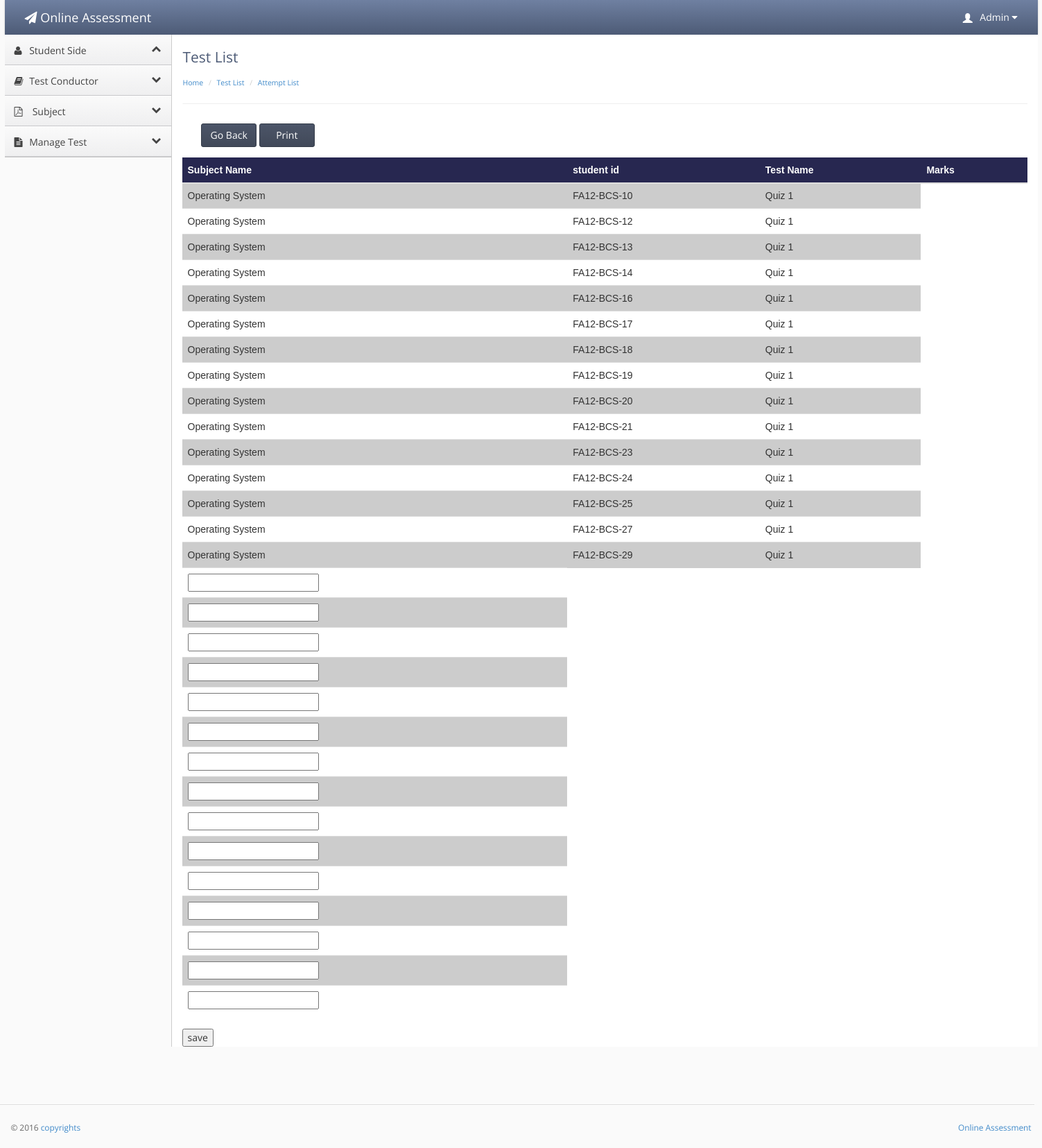
Screenshot of /OAS/result.php?id=111 (signed in) with the database file from the repository.
### tables this page shows
CREATE TABLE IF NOT EXISTS `teacher_conductor` (
  `teacher_id` int(20) NOT NULL AUTO_INCREMENT,
  `user` varchar(20) NOT NULL,
  `f_name` varchar(20) NOT NULL,
  `l_name` varchar(30) NOT NULL,
  `password` varchar(20) NOT NULL,
  `email` varchar(40) NOT NULL,
  `contact` varchar(17) NOT NULL,
  `address` varchar(40) NOT NULL,
  `city` varchar(20) NOT NULL,
  `code` int(10) NOT NULL,
  `subject_id` int(20) unsigned DEFAULT NULL,
  `account` enum('Admin','teacher') NOT NULL DEFAULT 'teacher',
  PRIMARY KEY (`teacher_id`),
  UNIQUE KEY `subject_id_2` (`subject_id`),
  KEY `subject_id` (`subject_id`)
);

CREATE TABLE IF NOT EXISTS `student_question` (
  `student_id` int(10) NOT NULL,
  `question_id` int(10) NOT NULL,
  `t_code` int(10) NOT NULL,
  `s_answer` varchar(50000) NOT NULL,
  `answer` enum('answered','unanswered','review') NOT NULL DEFAULT 'answered',
  PRIMARY KEY (`student_id`,`question_id`,`t_code`),
  KEY `student_id` (`student_id`),
  KEY `t_code` (`t_code`),
  KEY `question_id` (`question_id`)
);

CREATE TABLE IF NOT EXISTS `subject` (
  `subject_id` int(10) unsigned NOT NULL AUTO_INCREMENT,
  `name` varchar(100) NOT NULL,
  `description` varchar(100) NOT NULL,
  PRIMARY KEY (`subject_id`)
);

CREATE TABLE IF NOT EXISTS `student` (
  `student_id` int(20) NOT NULL AUTO_INCREMENT,
  `user` varchar(20) NOT NULL,
  `f_name` varchar(20) NOT NULL,
  `l_name` varchar(20) NOT NULL,
  `password` varchar(20) NOT NULL,
  `email` varchar(30) NOT NULL,
  `contact` varchar(20) NOT NULL,
  `address` varchar(50) NOT NULL,
  `city` varchar(20) NOT NULL,
  `code` varchar(20) NOT NULL,
  `image` varchar(1000) DEFAULT NULL,
  PRIMARY KEY (`student_id`),
  UNIQUE KEY `code` (`code`),
  KEY `user` (`user`)
);

CREATE TABLE IF NOT EXISTS `test` (
  `test_id` int(10) NOT NULL AUTO_INCREMENT,
  `t_name` varchar(20) NOT NULL,
  `t_description` varchar(50) NOT NULL,
  `test_start` timestamp NOT NULL DEFAULT CURRENT_TIMESTAMP ON UPDATE CURRENT_TIMESTAMP,
  `test_end` timestamp NOT NULL DEFAULT '0000-00-00 00:00:00',
  `t_from` timestamp NOT NULL DEFAULT CURRENT_TIMESTAMP,
  `t_to` timestamp NOT NULL DEFAULT '0000-00-00 00:00:00',
  `duration` int(10) NOT NULL,
  `t_code` int(10) NOT NULL,
  `subject_id` int(10) unsigned DEFAULT NULL,
  `status` enum('true','false') NOT NULL DEFAULT 'false',
  PRIMARY KEY (`test_id`),
  UNIQUE KEY `t_code` (`t_code`),
  KEY `subject_id` (`subject_id`)
);

### OAS/result.php (the view, shortened to what this page needs)
<?php
if(!isset($_SESSION['username']))
{
header('location:main_user.php');
}
else {
?><!doctype html>
<html lang="en"><head>
    <link rel="stylesheet" type="text/css" href="lib/bootstrap/css/bootstrap.css">
    <link rel="stylesheet" href="lib/font-awesome/css/font-awesome.css">
    <link rel="stylesheet" type="text/css" href="stylesheets/theme.css">
    <link rel="stylesheet" type="text/css" href="stylesheets/premium.css">
</head>
<body class=" theme-blue">
<div style="width:100%; height:auto;">
<div style="width:1490px; margin-left:auto; margin-right:auto; ">
    <div class="navbar navbar-default" role="navigation">
        <div class="navbar-header">
          <a class="" href="index.html"><span class="navbar-brand"><span class="fa fa-paper-plane"></span> Online Assessment</span></a></div>
           <?php
  if(isset($_SESSION['username']))
  {
  $id =$_SESSION['username'];
 $result = mysql_query("select * from teacher_conductor
WHERE teacher_conductor.user = '$id'");
while($row = mysql_fetch_array($result))
{
?>
        <div class="navbar-collapse collapse" style="height: 1px;">
          <ul id="main-menu" class="nav navbar-nav navbar-right">
            <li class="dropdown hidden-xs">
                <a href="#" class="dropdown-toggle" data-toggle="dropdown">
                    <span class="glyphicon glyphicon-user padding-right-small" style="position:relative;top: 3px;"></span>
                     <?php echo $row['f_name'];?>
                    <i class="fa fa-caret-down"></i>
                </a>
            </li>
          </ul>
        </div>
      </div>
    </div></div>
<?php }}?>
<div style="width:100%; height:auto;">
<div style="width:1490px; margin-left:auto; margin-right:auto; "><strong></strong>
  <div class="sidebar-nav">
    <ul>
    <li><a href="#" data-target=".dashboard-menu" class="nav-header" data-toggle="collapse"><i class="fa fa-fw fa-user"></i> Student Side<i class="fa fa-collapse"></i></a></li>
<a href="#" data-target=".premium-menu" class="nav-header collapsed" data-toggle="collapse"><i class="fa fa-fw fa-book"></i> Test Conductor<i class="fa fa-collapse"></i></a></li>
        <li><a href="#" data-target=".accounts-menu" class="nav-header collapsed" data-toggle="collapse"><i class="fa fa-file-pdf-o "></i> Subject   <i class="fa fa-collapse"></i></a></li>
        <li><a href="#" data-target=".legal-menu" class="nav-header collapsed" data-toggle="collapse"><i class="fa fa-fw fa-file-text"></i> Manage Test<i class="fa fa-collapse"></i></a></li>
        <li><ul class="legal-menu nav nav-list collapse in ">
    </ul></li>
            </ul>
    </div>
    <div class="content">
        <div class="header">
            <h1 class="page-title">Test List</h1>
                    <ul class="breadcrumb">
           <li><a href="index.php">Home</a> </li>
           <li><a href="test_list.php">Test List</a> </li>
           <li><a href="">Attempt List</a> </li>
        </ul>
        </div>
         <div id="no_print">
                       <center>
                            <button type="submit"  class="btn btn-primary btn_submit" onClick="window.history.back(-1) " style="width:80px; margin-left:-1000px;">Go Back</button>
                      		<button type="submit" class="btn btn-primary btn_submit hidden-xs" onClick="window.print() " style="width:80px;">Print</button>
                       </center>
                      </div>
        <div class="main-content">
<table class="table">
  <thead>
     <tr style="background-color:#272750; color:#FFFFFF;">
    <th>Subject Name </th>
    <th>student id </th>
        <th>Test Name </th>
          <th>Marks</th>
          </tr>
  </thead>
  <tbody>
    <tr>
  <?php
if(isset($_GET['id'])){
$id = $_GET['id'];
$result = mysql_query("SELECT student_question.*,student.*,test.*,subject.*,question.* FROM  student_question
INNER JOIN student ON student_question.student_id=student.student_id
INNER JOIN test ON test.t_code = student_question.t_code
INNER JOIN subject ON test.subject_id = subject.subject_id
INNER JOIN question ON question.question_id=student_question.question_id
  where  student_question.t_code = '$id' ");
  $count=mysql_num_rows($result);
while($row = mysql_fetch_array($result))
{
?>
<tr>
   <td><?php echo $row['name'];?></td>
          <td><?php echo $row['code'];?></td>
            <td><?php echo $row['t_name'];?></td>
  <?php }} ?>
 <?php $counter=1;for($i=1;$i<=$count;$i++)if($counter==1){
 for($i=1;$i<=$count;$i++){?>
  </tr>
        <td><input type="text" name="marks<?php echo $i;?>"/></td>
   <?php $counter++;}}?>
</div>
<input type="submit"  name="submit"  value="save">
 </div>
  </div>
            <footer>
                <hr style="width:1500px">
                <p class="pull-right"><a href="" target=""> Online Assessment</a></p>
                <p>© 2016 <a href="" target="">copyrights</a></p>
            </footer>
</div></div>
</body></html>
<?php } ?>

### OAS/stylesheets/theme.css (style rules this page uses)
body { background: #fafafa; background-position: initial initial; background-repeat: initial initial; margin: 0px; padding: 0px; }
body, h1, h2, h3, h4, h5, h6, p, a, .h1, .h2, .h3, .h4, .h5, .h6 { font-family: 'Open Sans', helvetica, arial, sans-serif; }
h1 { color: #4d5b76; font-size: 3em; }
hr { border-top: 1px solid #ddd; border-bottom: 1px solid #fff; }
.padding-right-small { padding-right: .5em; }
.navbar-collapse { position: relative; z-index: 9999; }
.navbar { -webkit-box-shadow: 0px 0px 3px #cccccc; -moz-box-shadow: 0px 0px 3px #cccccc; box-shadow: 0px 0px 3px #cccccc; padding: 0em 1em; margin: 0px; -webkit-border-radius: 0px; -moz-border-radius: 0px; border-radius: 0px; -moz-background-clip: padding; -webkit-background-clip: padding-box; background-clip: padding-box; border: 0px; border-bottom: none; }
.navbar .nav > li > a { color: #fff; text-shadow: none; }
.content { position: relative; min-height: 800px; background: #fff; margin-left: 240px; border-left: 1px solid #cccccc; padding: 15px 15px 0px 15px; }
.header { background: #fff; border-bottom: 1px solid #cccccc; border-bottom: 1px solid #eee; border-left: 1px solid #ffffff; padding: .5em 0em 1em 0em; margin: 0px 0em 2em 0em; }
.header h1 { margin: 0em 0em .5em 0em; padding: 0em; line-height: 1em; font-size: 1.5em; font-weight: normal; }
.breadcrumb { -webkit-box-shadow: none; -moz-box-shadow: none; box-shadow: none; -webkit-border-radius: 0px; -moz-border-radius: 0px; border-radius: 0px; -moz-background-clip: padding; -webkit-background-clip: padding-box; background-clip: padding-box; background: #fff; margin-bottom: .5em; margin-bottom: 0em; padding-left: 0em; padding-right: 0em; font-size: .75em; }
footer { padding: 1em; margin-top: 4em; color: #666; font-size: .85em; line-height: 1.3em; margin: 4em -3px 0em -3px; }
footer hr { margin: 2em -2em; }
.sidebar-nav { width: 240px; position: absolute; float: left; border-top: none; border-left: none; margin: 0em; }
.sidebar-nav ul { list-style: none; padding-left: 0px; }
.sidebar-nav .nav-header { border-top: 1px solid #fcfcfc; border-bottom: 1px solid #c8c8cb; background: #efeff0; background: -webkit-gradient(linear, left bottom, left top, color-stop(0, #efeff0), color-stop(1, #fafafa)); background: -ms-linear-gradient(bottom, #efeff0, #fafafa); background: -moz-linear-gradient(center bottom, #efeff0 0%, #fafafa 100%); background: -o-linear-gradient(bottom, #efeff0, #fafafa); filter: progid:dximagetransform.microsoft.gradient(startColorStr='#e3e3e3', EndColorStr='#ffffff'); -ms-filter: "progid:DXImageTransform.Microsoft.gradient(startColorStr='#fafafa',EndColorStr='#efeff0')"; border-left: none; color: #444; display: block; font-weight: normal; font-size: 1em; line-height: 2.5em; padding: .25em .25em .25em 1em; margin-bottom: 0px; text-shadow: none; text-transform: none; }
.sidebar-nav .nav-header.collapsed .fa-collapse::before { content: "\f078"; }
.sidebar-nav .nav-header .fa-collapse::before { content: "\f077"; }
.sidebar-nav .nav-header .fa-collapse, .sidebar-nav .nav-header .fa-collapse { float: right; }
.sidebar-nav .nav-header i[class*="fa-"] { line-height: 2.25em; padding-right: .75em; }
.sidebar-nav .nav-list { margin: 0px; border: 0px; background: #fafafa; }
.sidebar-nav .nav-list.collapse.in { border-bottom: 1px solid #ccc; }
.btn { -webkit-border-radius: 3px; -moz-border-radius: 3px; border-radius: 3px; }
.btn-primary { background-color: #414959; background-image: -webkit-gradient(linear, 0 0, 0 100%, from(#4c5568), to(#414959)); border: 1px solid #363d4a; font-weight: normal; }
.theme-blue .navbar { background: #4d5b76; background: -webkit-gradient(linear, left bottom, left top, color-stop(0, #4d5b76), color-stop(1, #6f80a1)); background: -ms-linear-gradient(bottom, #4d5b76, #6f80a1); background: -moz-linear-gradient(center bottom, #4d5b76 0%, #6f80a1 100%); background: -o-linear-gradient(bottom, #4d5b76, #6f80a1); filter: progid:dximagetransform.microsoft.gradient(startColorStr='#e3e3e3', EndColorStr='#ffffff'); -ms-filter: "progid:DXImageTransform.Microsoft.gradient(startColorStr='#6f80a1',EndColorStr='#4d5b76')"; }

### OAS/result.php (style rules this page uses)
table { font-family: arial, sans-serif; border-collapse: collapse; width: 100%; }
td, th { text-align: left; padding: 8px; }
tr:nth-child(even) { background-color: #cccccc; }
.navbar-default .navbar-brand, .navbar-default .navbar-brand:hover { color: #fff; }

### rows the page displays
teacher_conductor: f_name "Admin"
student_question: subject.name "Operating System", student.code "FA12-BCS-10", test.t_name "Quiz 1"
student_question: subject.name "Operating System", student.code "FA12-BCS-12", test.t_name "Quiz 1"
student_question: subject.name "Operating System", student.code "FA12-BCS-13", test.t_name "Quiz 1"
student_question: subject.name "Operating System", student.code "FA12-BCS-14", test.t_name "Quiz 1"
student_question: subject.name "Operating System", student.code "FA12-BCS-16", test.t_name "Quiz 1"
student_question: subject.name "Operating System", student.code "FA12-BCS-17", test.t_name "Quiz 1"
student_question: subject.name "Operating System", student.code "FA12-BCS-18", test.t_name "Quiz 1"
student_question: subject.name "Operating System", student.code "FA12-BCS-19", test.t_name "Quiz 1"
student_question: subject.name "Operating System", student.code "FA12-BCS-20", test.t_name "Quiz 1"
student_question: subject.name "Operating System", student.code "FA12-BCS-21", test.t_name "Quiz 1"
student_question: subject.name "Operating System", student.code "FA12-BCS-23", test.t_name "Quiz 1"
student_question: subject.name "Operating System", student.code "FA12-BCS-24", test.t_name "Quiz 1"
student_question: subject.name "Operating System", student.code "FA12-BCS-25", test.t_name "Quiz 1"
student_question: subject.name "Operating System", student.code "FA12-BCS-27", test.t_name "Quiz 1"
student_question: subject.name "Operating System", student.code "FA12-BCS-29", test.t_name "Quiz 1"
